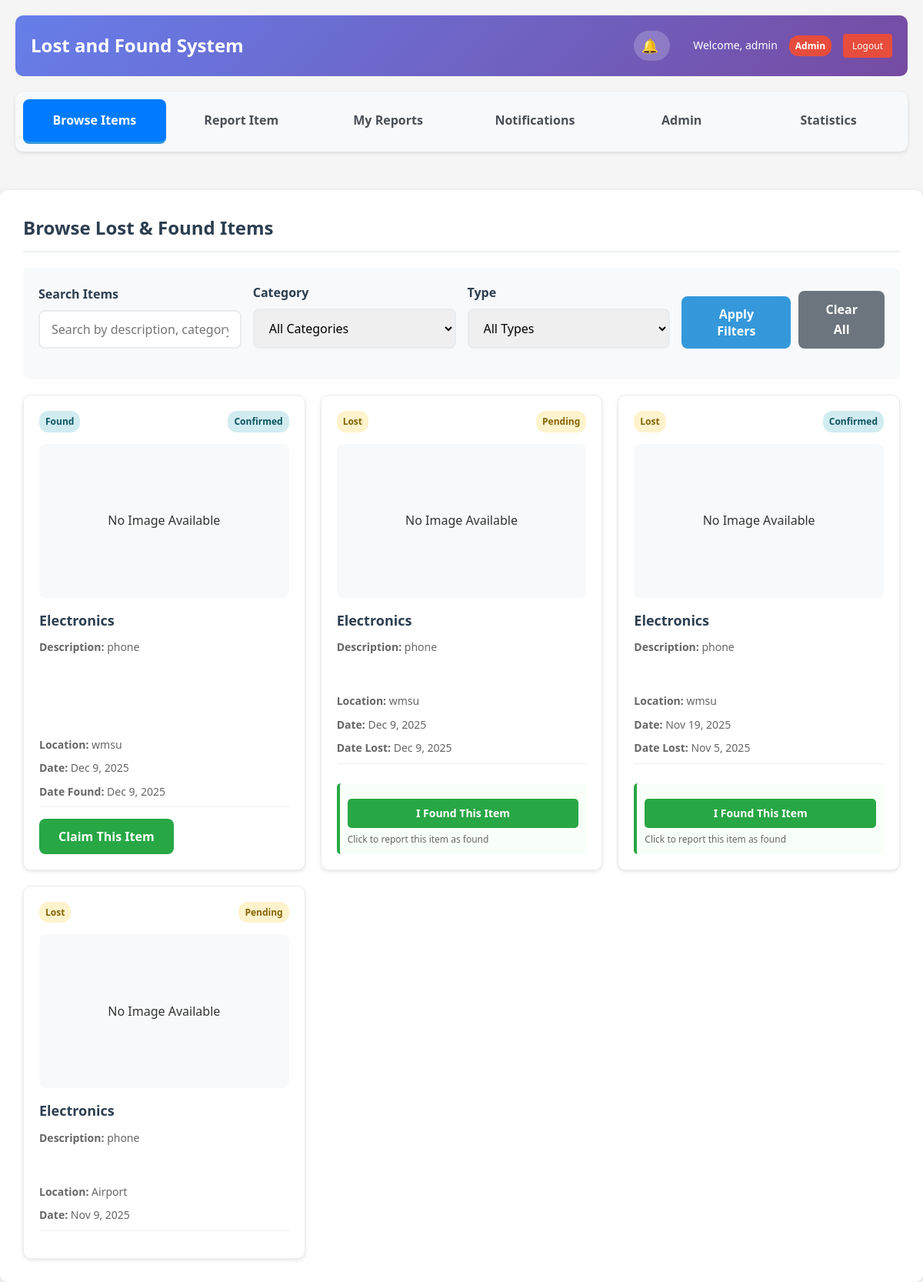
The app's page /object/dashboard.php?tab=browse-items (signed in) with its own data.
### tables this page shows
CREATE TABLE `item` (
  `item_id` varchar(10) NOT NULL,
  `description` varchar(255) DEFAULT NULL,
  `category_id` int(11) DEFAULT NULL,
  `location_id` int(11) DEFAULT NULL,
  `reported_by` varchar(10) DEFAULT NULL
);

CREATE TABLE `report` (
  `report_id` varchar(10) NOT NULL,
  `status` enum('pending','found','confirmed','returned') DEFAULT 'pending',
  `report_type` enum('lost','found') NOT NULL,
  `item_id` varchar(10) DEFAULT NULL,
  `user_id` varchar(10) DEFAULT NULL,
  `date_lost` date DEFAULT NULL,
  `date_found` date DEFAULT NULL,
  `created_at` timestamp NOT NULL DEFAULT current_timestamp(),
  `updated_at` timestamp NOT NULL DEFAULT current_timestamp() ON UPDATE current_timestamp()
);

CREATE TABLE `category` (
  `category_id` int(11) NOT NULL,
  `category_name` enum('Electronics','Clothing','Accessories','Documents','Jewelry','Keys','Bags','Books','Cash') NOT NULL
);

CREATE TABLE `location` (
  `location_id` int(11) NOT NULL,
  `location_name` varchar(40) DEFAULT NULL
);

### object/dashboard.php (the view, shortened to what the rows shown need)
<?php
require_once '../class/database.php';
require_once 'entities.php';
$isAdmin = $_SESSION['role'] === 'admin';
if ($isAdmin) {
    $verification_required = false;
}
$isAdmin = $_SESSION['role'] === 'admin';
$current_user_id = $_SESSION['user_id'];
if ($isAdmin) {
    $active_tab = isset($_GET['tab']) ? $_GET['tab'] : 'admin';
} else {
    $active_tab = isset($_GET['tab']) ? $_GET['tab'] : 'browse-items';
}
?>
<!DOCTYPE html>
<html lang="en">
<head>
    <link rel="stylesheet" href="styles/dashboard.css">
</head>
<body>
    <div class="container">
<header class="<?php echo $verification_required ? 'verification-required-header' : ''; ?>">
    <h1>Lost and Found System</h1>
</header>
<?php if ($verification_required && !$isAdmin): ?>
    <div class="verification-banner warning">
        <div class="verification-header">
            <div class="verification-icon">🔐</div>
            <div class="verification-content">
                <h3>Email Verification Required</h3>
                <p>Please verify your email address to access the Lost and Found System.</p>
                <?php if (isset($_SESSION['email'])): ?>
                    <p class="email-address"><strong>We've sent a 6-digit PIN code to: <?php echo $_SESSION['email']; ?></strong></p>
                <?php else: ?>
                    <p class="email-address"><strong>We've sent a 6-digit PIN code to your registered email address.</strong></p>
                <?php endif; ?>
            </div>
        </div>
        <div class="verification-form">
            <form action="verify_pin_dashboard.php" method="POST" class="pin-form">
                <div class="pin-input-group">
                    <label for="pin_code">Enter 6-digit PIN:</label>
                    <div class="pin-input-container">
                        <input type="text" id="pin_code" name="pin_code"
                               maxlength="6" pattern="[0-9]{6}"
                               placeholder="000000" class="pin-input" required>
                        <span class="pin-input-hint">Enter the PIN sent to your email</span>
                    </div>
                </div>
                <div class="verification-buttons">
                    <button type="submit" class="btn-verify">Verify Email</button>
                    <a href="resend_pin_dashboard.php" class="btn-resend">Resend PIN</a>
                    <a href="logout.php" class="btn-logout">Logout</a>
                </div>
            </form>
            <?php if (isset($_SESSION['pin_error'])): ?>
                <div class="notification error">
                    <div class="error-icon">⚠️</div>
                    <div class="error-message">
                        <?php echo $_SESSION['pin_error']; unset($_SESSION['pin_error']); ?>
                    </div>
                </div>
            <?php endif; ?>
            <?php if (isset($_SESSION['message'])): ?>
                <div class="notification success">
                    <div class="success-icon">✅</div>
                    <div class="success-message">
                        <?php echo $_SESSION['message']; unset($_SESSION['message']); ?>
                    </div>
                </div>
            <?php endif; ?>
        </div>
        <div class="verification-help">
            <h4>Need help?</h4>
            <ul>
                <li>Check your spam folder if you don't see the email</li>
                <li>Make sure you entered the correct email address during registration</li>
                <li>The PIN expires in 15 minutes</li>
                <li>Contact support if you continue having issues</li>
            </ul>
        </div>
    </div>
<?php else: ?>
    </div>
        <div class="tab-content">
            <?php if ($active_tab == 'report-item'): ?>
    <div class="form-section">
        <h2>Report Lost or Found Item</h2>
        <?php
        $prefilledData = [];
        if (isset($_GET['found_lost_item']) && isset($_GET['report_id'])) {
            $lostReportId = $_GET['report_id'];
            $report = new Report();
            $lostReport = $report->getReportById($lostReportId);
            if ($lostReport && $lostReport['report_type'] == 'lost') {
                $item = new Item();
                $itemDetails = $item->getItemById($lostReport['item_id']);
                $locationName = isset($lostReport['location_name']) ? $lostReport['location_name'] : '';
                if (empty($locationName)) {
                    $db = DatabaseService::getInstance()->getConnection();
                    $stmt = $db->prepare("SELECT location_name FROM location WHERE location_id = ?");
                    $stmt->execute([$itemDetails['location_id']]);
                    $locationResult = $stmt->fetch(PDO::FETCH_ASSOC);
                    $locationName = $locationResult ? $locationResult['location_name'] : '';
                }
                $prefilledData = [
                    'description' => htmlspecialchars($itemDetails['description']),
                    'category_id' => $itemDetails['category_id'],
                    'location_name' => htmlspecialchars($locationName),
                    'report_type' => 'found',
                    'is_from_lost_report' => true,
                    'lost_report_id' => $lostReportId
                ];
                echo '<div class="notification info" style="margin-bottom: 20px;">';
                echo '<p><strong>Note: You are reporting a found item that matches a lost report.</strong></p>';
                echo '<p>The form has been pre-filled with details from the lost report (Report ID: ' . $lostReportId . ').</p>';
                echo '<p>Please verify all information is correct and update the location to where you actually found the item.</p>';
                echo '</div>';
            }
        }
        ?>
        <div class="report-type-selector">
            <button type="button" class="report-type-btn <?php echo (!isset($prefilledData['report_type']) || $prefilledData['report_type'] == 'lost') ? 'active' : ''; ?>" data-type="lost">I Lost an Item</button>
            <button type="button" class="report-type-btn <?php echo (isset($prefilledData['report_type']) && $prefilledData['report_type'] == 'found') ? 'active' : ''; ?>" data-type="found">I Found an Item</button>
        </div>
        <form action="" method="POST" enctype="multipart/form-data">
            <input type="hidden" name="action" value="add_item">
            <input type="hidden" name="report_type" id="report_type" value="<?php echo isset($prefilledData['report_type']) ? $prefilledData['report_type'] : 'lost'; ?>">
            <?php if (isset($prefilledData['lost_report_id'])): ?>
                <input type="hidden" name="related_lost_report_id" value="<?php echo $prefilledData['lost_report_id']; ?>">
            <?php endif; ?>
            <div class="form-group">
                <label for="description">Item Description *</label>
                <textarea id="description" name="description" required placeholder="Describe the item in detail (color, brand, distinctive features, etc.)"><?php echo isset($prefilledData['description']) ? $prefilledData['description'] : ''; ?></textarea>
            </div>
            <div class="form-group">
                <label for="category_id">Category *</label>
                <select id="category_id" name="category_id" required>
                    <option value="">Select Category</option>
                    <?php
                    $category = new Category();
                    $categories = $category->getAll();
                    foreach ($categories as $cat): ?>
                        <option value="<?php echo $cat['category_id']; ?>" <?php echo (isset($prefilledData['category_id']) && $prefilledData['category_id'] == $cat['category_id']) ? 'selected' : ''; ?>>
                            <?php echo $cat['category_name']; ?>
                        </option>
                    <?php endforeach; ?>
                </select>
            </div>
            <div class="form-group">
                <label for="location_name">Location *</label>
                <input type="text" id="location_name" name="location_name" required
                       placeholder="Where did you lose/find the item?"
                       value="<?php echo isset($prefilledData['location_name']) ? $prefilledData['location_name'] : ''; ?>">
                <?php if (isset($prefilledData['is_from_lost_report'])): ?>
                    <small style="color: #666; display: block; margin-top: 5px;">
                        Note that this location is from the lost report. Please update to where you actually found the item.
                    </small>
                <?php endif; ?>
            </div>
            <div class="date-fields">
                <div class="form-group date-lost-field" style="<?php echo (isset($prefilledData['report_type']) && $prefilledData['report_type'] == 'found') ? 'display: none;' : 'display: block;'; ?>">
                    <label for="date_lost">Date Lost *</label>
                    <input type="date" id="date_lost" name="date_lost"
                           max="<?php echo date('Y-m-d'); ?>"
                           value="<?php echo date('Y-m-d'); ?>">
                </div>
                <div class="form-group date-found-field" style="<?php echo (isset($prefilledData['report_type']) && $prefilledData['report_type'] == 'found') ? 'display: block;' : 'display: none;'; ?>">
                    <label for="date_found">Date Found *</label>
                    <input type="date" id="date_found" name="date_found"
                           max="<?php echo date('Y-m-d'); ?>"
                           value="<?php echo date('Y-m-d'); ?>">
                </div>
            </div>
            <div class="form-group">
                <label for="images">Upload Images (Optional)</label>
                <input type="file" id="images" name="images[]" multiple accept="image/*" onchange="previewImages(event)">
                <small>You can select multiple images. Max file size: 2MB each. Supported formats: JPG, PNG, GIF</small>
            <div id="image-preview-container" class="image-preview-container" style="margin-top: 15px; display: none;">
                <h4 style="margin-bottom: 10px; font-size: 16px; color: #495057;">Selected Images:</h4>
                <div id="image-previews" class="image-previews" style="display: flex; flex-wrap: wrap; gap: 10px;"></div>
            </div>
            </div>
            <button type="submit" class="btn">Submit Report</button>
        </form>
    </div>
<?php elseif ($active_tab == 'browse-items'): ?>
    <div class="browse-section">
        <h2>Browse Lost & Found Items</h2>
        <div class="items-grid">
            <?php
            $item = new Item();
            $filters = [];
            $items = $item->getAllItemsWithReports($filters);
            if (empty($items)): ?>
                <div class="no-items">
                    <?php if (isset($_GET['search']) && !empty($_GET['search'])): ?>
                        <div class="no-items-icon"></div>
                        <h4>No items found</h4>
                        <p>No items match your search criteria. Try adjusting your search terms or filters.</p>
                        <a href="?tab=browse-items" class="btn">View All Items</a>
                    <?php else: ?>
                        <div class="no-items-icon"></div>
                        <h4>No items found</h4>
                        <p>There are no items matching your current filter criteria.</p>
                        <a href="?tab=browse-items" class="btn">View All Items</a>
                    <?php endif; ?>
                </div>
            <?php else: ?>
                <?php foreach ($items as $item): ?>
    <div class="item-card">
        <div class="item-header">
            <span class="report-type-badge <?php echo $item['report_type']; ?>">
                <?php echo ucfirst($item['report_type']); ?>
            </span>
            <span class="item-status status-<?php echo $item['status']; ?>">
                <?php echo ucfirst($item['status']); ?>
            </span>
        </div>
        <?php if (!empty($item['image_path'])): ?>
            <div class="item-image">
                <img src="<?php echo $item['image_path']; ?>" alt="<?php echo htmlspecialchars($item['description']); ?>">
            </div>
        <?php else: ?>
            <div class="item-image">
                <span>No Image Available</span>
            </div>
        <?php endif; ?>
        <div class="item-details">
            <h3><?php echo htmlspecialchars($item['category_name']); ?></h3>
            <div class="item-description">
                <p><strong>Description:</strong> <?php echo htmlspecialchars($item['description']); ?></p>
            </div>
            <p><strong>Location:</strong> <?php echo htmlspecialchars($item['location_name']); ?></p>
            <p><strong>Date:</strong> <?php echo date('M j, Y', strtotime($item['created_at'])); ?></p>
            <?php if ($item['report_type'] == 'lost' && !empty($item['date_lost'])): ?>
                <p><strong>Date Lost:</strong> <?php echo date('M j, Y', strtotime($item['date_lost'])); ?></p>
            <?php elseif ($item['report_type'] == 'found' && !empty($item['date_found'])): ?>
                <p><strong>Date Found:</strong> <?php echo date('M j, Y', strtotime($item['date_found'])); ?></p>
            <?php endif; ?>
        </div>
        <?php
        $canBeClaimed = false;
        $claimMessage = '';
        if ($item['report_type'] == 'found' && $item['user_id'] != $current_user_id) {
            if ($item['status'] == 'returned') {
                $claimMessage = 'This item has been returned to its owner';
            } else {
                $hasApprovedClaim = false;
                $userHasPendingClaim = false;
                if ($hasApprovedClaim) {
                    $claimMessage = 'This item has an approved claim';
                } elseif ($userHasPendingClaim) {
                    $claimMessage = 'You have already submitted a claim for this item';
                } else {
                    $canBeClaimed = true;
                }
            }
        }
        ?>
        <div class="claim-section">
            <?php if ($item['report_type'] == 'found' && $item['user_id'] != $current_user_id): ?>
                <?php if ($canBeClaimed): ?>
                    <button class="btn btn-claim" onclick="toggleClaimForm('<?php echo $item['report_id']; ?>')">
                        Claim This Item
                    </button>
                <?php else: ?>
                    <div class="claim-message">
                        <?php echo $claimMessage; ?>
                    </div>
                <?php endif; ?>
            <?php endif; ?>
            <?php if ($item['report_type'] == 'lost' && $item['user_id'] != $current_user_id && $item['status'] != 'returned'): ?>
                <div class="found-item-section">
                    <a href="<?php echo htmlspecialchars($_SERVER['PHP_SELF']); ?>?tab=report-item&found_lost_item=1&report_id=<?php echo $item['report_id']; ?>"
                       class="btn btn-found-item">
                        I Found This Item
                    </a>
                    <small>Click to report this item as found</small>
                </div>
            <?php endif; ?>
        </div>
    </div>
<?php endforeach; ?>
            <?php endif; ?>
        </div>
    </div>
<?php endif; ?>
                </div>
        <?php endif; ?>
</body>
</html>

### records on screen
item: report.report_type "Found", report.status "Confirmed", category.category_name "Electronics", description "phone", location.location_name "wmsu", report.created_at "Dec 9, 2025", report.date_found "Dec 9, 2025"
item: report.report_type "Lost", report.status "Pending", category.category_name "Electronics", description "phone", location.location_name "wmsu", report.created_at "Dec 9, 2025", report.date_lost "Dec 9, 2025"
item: report.report_type "Lost", report.status "Confirmed", category.category_name "Electronics", description "phone", location.location_name "wmsu", report.created_at "Nov 19, 2025", report.date_lost "Nov 5, 2025"
item: report.report_type "Lost", report.status "Pending", category.category_name "Electronics", description "phone", location.location_name "Airport", report.created_at "Nov 9, 2025"

### other values on screen
$_SESSION['username'] "admin"
$_SESSION['role'] "Admin"
